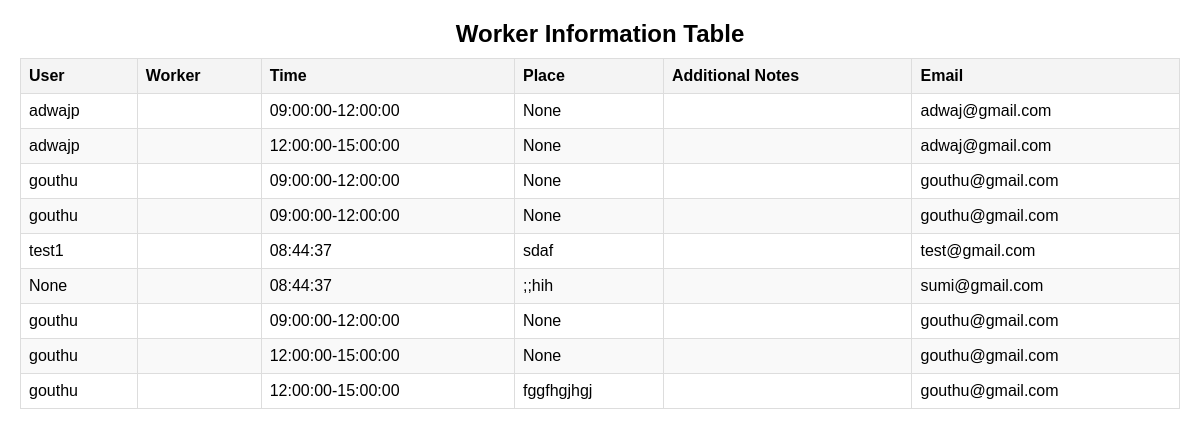
The app's page /admin_booking/, older data.
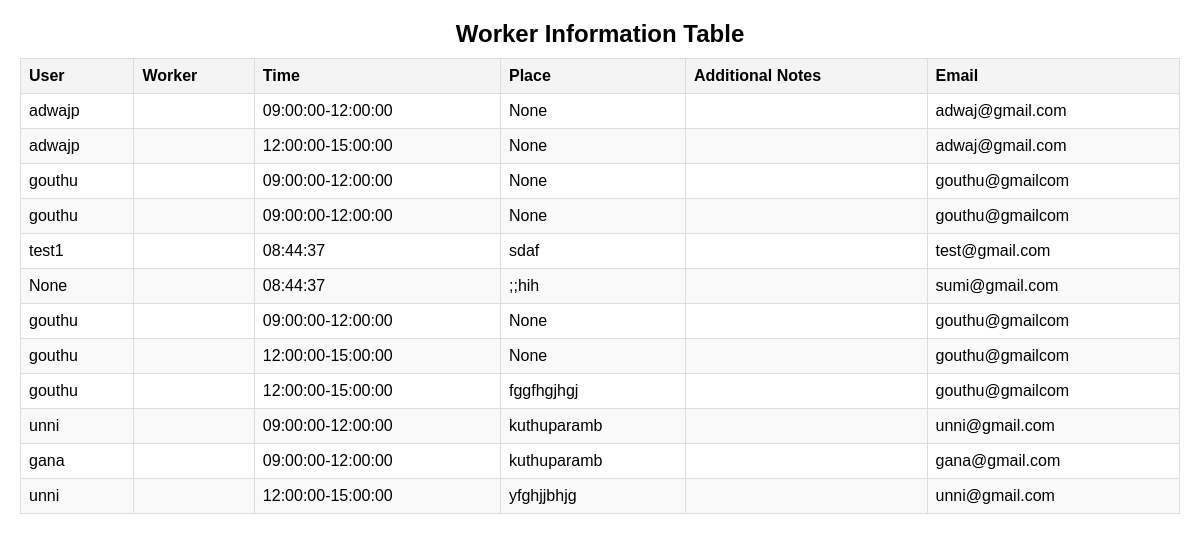
The same page, newer data.
### Bengali/models.py (models this page shows, shortened)
class BookWorker(models.Model):
    worker = models.ForeignKey('WorkersDetails', on_delete=models.CASCADE, related_name='worker_booking')
    user = models.ForeignKey('Profile', on_delete=models.CASCADE, related_name='user_booking')
    time = models.CharField(default=0, max_length=150)
    created_at=models.DateField(auto_now_add=True)
    place = models.TextField(blank=True, null=True)
    additionalnotes = models.CharField(max_length=140,null=True,blank=True)

class Profile(AbstractUser):
    USERNAME_FIELD='email'
    REQUIRED_FIELDS=[]
    objects = CustomUserManager()
    username = models.CharField(max_length=150, blank=True, null=True)
    first_name = models.CharField(max_length=150, blank=True, null=True)
    last_name= models.CharField(max_length=150, blank=True, null=True)
    role = models.CharField(max_length=15,choices=RoleChoices.choices)
    email=models.EmailField(unique=True)
    phone=models.CharField(max_length=15, blank=True, null=True)
    age=models.IntegerField(blank=True, null=True)
    worker_approved=models.BooleanField(blank=True, null=True)
    groups = models.ManyToManyField(
        Group,
            related_name="profile_groups",  # Set unique related_name
            blank=True
        )
    user_permissions = models.ManyToManyField(
            Permission,
            related_name="profile_permissions",  # Set unique related_name
            blank=True
        )

### Bengali/views.py (the view)
# urls.py: path('admin_booking/', views.admin_booking, name='admin_booking'),
def admin_booking(request):
     booking=BookWorker.objects.all()
     return render(request,"admin_booking.html",{'booking':booking})

### templates/admin_booking.html (shortened to what this page needs)
<!DOCTYPE html>
<html lang="en">
<head>
</head>
<body>
    <table>
        <caption>Worker Information Table</caption>
        <thead>
            <tr>
                <th>User</th>
                <th>Worker</th>
                <th>Time</th>
                <th>Place</th>
                <th>Additional Notes</th>
                <th>Email</th>
            </tr>
        </thead>
        <tbody>
            {% for worker in booking %}
            <tr>
                <td>{{ worker.user.first_name }}</td>
                <td>{{ worker.profile.username }}</td>
                <td>{{ worker.time }}</td>
                <td>{{ worker.place}}</td>
                <td>{{ worker.user.additional_notes }}</td>
                <td>{{ worker.user.email }}</td>
            </tr>
            {% endfor %}
        </tbody>
    </table>
</body>
</html>

Row changes from the older to the newer data that the page shows:
changed through a linked row, BookWorker (number 3 of 12 on the later page): user.email "gouthu@gmail.com" → "gouthu@gmailcom"
changed through a linked row, BookWorker (number 4 of 12 on the later page): user.email "gouthu@gmail.com" → "gouthu@gmailcom"
changed through a linked row, BookWorker (number 7 of 12 on the later page): user.email "gouthu@gmail.com" → "gouthu@gmailcom"
changed through a linked row, BookWorker (number 8 of 12 on the later page): user.email "gouthu@gmail.com" → "gouthu@gmailcom"
changed through a linked row, BookWorker "fggfhgjhgj": user.email "gouthu@gmail.com" → "gouthu@gmailcom"
added BookWorker: user.first_name "unni", time "09:00:00-12:00:00", place "kuthuparamb", user.email "unni@gmail.com"
added BookWorker: user.first_name "gana", time "09:00:00-12:00:00", place "kuthuparamb", user.email "gana@gmail.com"
added BookWorker: user.first_name "unni", time "12:00:00-15:00:00", place "yfghjjbhjg", user.email "unni@gmail.com"
